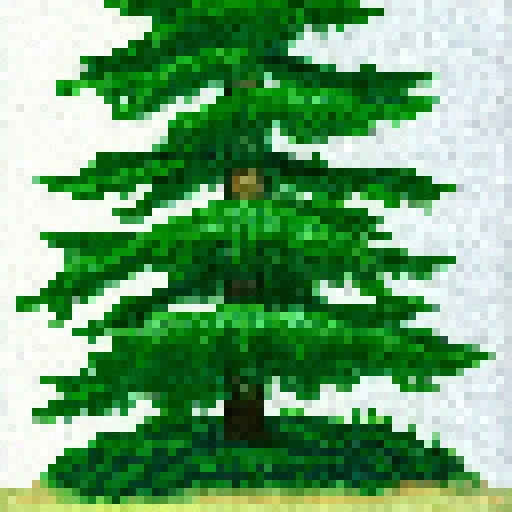
#> input picture 0.jpg, 512 x 512 px; the run also reads 1 picture not shown here
$ python conv_check.py
#> lines starting #> are read from the running program, lines starting #| are printed output that depends on the picture
### dct.py


# import cv2
# import numpy as np
from math import cos,pi

# [53 lines of commented-out code are left out]


def cust(N, i, k):
    """Базисная функция DCT-II: cos(π/N · (i + 0.5) · k)."""
    return cos((pi / N) * (i + 0.5) * k)

# ═══════════════════════════════════════════════════════════════════════════
# 1D DCT (прямое/обратное) + квантование
# ═══════════════════════════════════════════════════════════════════════════

# [19 lines left out: functions DCT, rDCT, not called in this run]

def QDCT(k, G_s, q_s):
    """Квантование: T[k] = round(G[k] / Q[k]). Тут возникают потери."""
    return round(G_s[k] / q_s[k])

def rQDCT(k, t_s, q_s):
    """Обратное квантование: G'[k] = T[k] · Q[k]."""
    return t_s[k] * q_s[k]

# [88 lines left out: functions d1ex, MDCT, rMDCT, qMDCT, rqMDCT, d2ex, not called in this run]

# ── тестовые данные 1D
q_s = [1,2,4,8,16]
o_s = [48,54,80,57,8]
#d1ex(o_s,q_s)

# ── тестовые данные 2D
o_s = [
    [12,10,14,9],
    [15,12,6,20],
    [12,21,8,14],
    [15,17,17,11]
]
q_s = [
    [1,1,1,1],
    [1,1,1,1],
    [1,1,1,1],
    [1,1,1,1],
]
q_s = [
    [1,2,9,9],
    [2,3,9,9],
    [9,9,9,9],
    [9,9,9,9]
]
#d2ex(o_s,q_s)

# ═══════════════════════════════════════════════════════════════════════════
# Цветовые преобразования RGB ↔ YCbCr (BT.601)
# ═══════════════════════════════════════════════════════════════════════════

def RGBtoYCbCr(P):
    """
    RGB → YCbCr (BT.601, как в JPEG).
    Возвращает [Y, Cb, Cr]; Cb/Cr сдвинуты на +128 → диапазон [0, 255].
    """
    R, G, B = P
    return list(map(round, [
         0.2990 * R + 0.5870 * G + 0.11140 * B,          # Y
        -0.1687 * R - 0.3313 * G + 0.5000 * B + 128,     # Cb
         0.5000 * R - 0.4187 * G - 0.0813 * B + 128,     # Cr
    ]))

def YCbCrtoRGB(P):
    """
    YCbCr → RGB. Клиппинг в [0, 255] (после округления может выйти за
    диапазон). ВНИМАНИЕ: ожидает порядок [Y, Cb, Cr].
    """
    Y, Cb, Cr = P
    res = list(map(round, [
        Y + 1.402 * (Cr - 128),
        Y - 0.34414 * (Cb - 128) - 0.71414 * (Cr - 128),
        Y + 1.772 * (Cb - 128),
    ]))
    for i in range(len(res)):
        if res[i] >= 256: res[i] = 255
        if res[i] <= -1:  res[i] = 0
    return res

# ═══════════════════════════════════════════════════════════════════════════
# Утилиты для работы с матрицами
# ═══════════════════════════════════════════════════════════════════════════

# [14 lines left out: functions ftr, conv_ex, not called in this run]

p_rgb = [60,60,60]
# conv_ex(p_rgb)

# ═══════════════════════════════════════════════════════════════════════════
# Субдискретизация хромы 4:2:0
# ═══════════════════════════════════════════════════════════════════════════


#for given matrix in YCbCr pixel format output tree matrix with Y matrix Cb matrix,Cr matrix
def subsampl_4_2_0(YCbCr_2d_img):
    """
    Из H×W×3 YCbCr-изображения получает три канала:
      * Y  — H×W        (без потерь, глаз к яркости чувствителен);
      * Cb — H/2 × W/2  (усреднение по 2×2);
      * Cr — H/2 × W/2  (усреднение по 2×2).

    ВНИМАНИЕ: имена каналов вводят в заблуждение. Ожидается вход в порядке
    OpenCV YCrCb, т.е. index 1 = Cr, index 2 = Cb. Поэтому переменная
    "Cb_m" фактически хранит Cr, а "Cr_m" — Cb. Свап компенсируется в
    demo_image() при сборке пикселя. Знак '-0.1' у Cb (но не у Cr) — из
    оригинала, оставлен без изменений (влияет на округление .5).
    """
    M = YCbCr_2d_img
    H, W = len(M), len(M[0])

    Y_m = [[M[y][x][0] for x in range(W)] for y in range(H)]

    Cb_m = [[round(sum([
        M[y    ][x    ][1], M[y - 1][x    ][1],
        M[y    ][x - 1][1], M[y - 1][x - 1][1],
    ]) / 4 - 0.1) for x in range(1, W, 2)] for y in range(1, H, 2)]

    Cr_m = [[round(sum([
        M[y    ][x    ][2], M[y - 1][x    ][2],
        M[y    ][x - 1][2], M[y - 1][x - 1][2],
    ]) / 4) for x in range(1, W, 2)] for y in range(1, H, 2)]

    return [Y_m, Cb_m, Cr_m]

# ── большой тестовый YCbCr-массив (из оригинала;для
#    ручного тестирования subsampl_4_2_0) ──
o_s = [
    [
        [
            60,60,60
        ],
        [
            60,60,60
        ],
        [
            60,60,60
        ],
        [
            1,1,1
        ]
    ],
    [
        [
            1,1,1
        ],
        [
            60,1,60
        ],
        [
            40,1,40
        ],
        [
            60,1,60
        ]
    ],
    [
        [
            1,1,1
        ],
        [
            1,1,1
        ],
        [
            1,1,1
        ],
        [
            1,1,1
        ]
    ],
    [
        [
            1,1,1
        ],
        [
            1,1,1
        ],
        [
            1,1,1
        ],
        [
            1,1,1
        ]
    ],
]

# ═══════════════════════════════════════════════════════════════════════════
# Точка входа
# ═══════════════════════════════════════════════════════════════════════════

# [39 lines that do not run on import are left out]

### conv_check.py
"""
pip install opencv-python
"""
import cv2
import numpy as np

jim = cv2.imread("0.jpg")
#> jim is the input picture: shape (512, 512, 3); mean B, G, R 112.8, 162.2, 108.6
im = cv2.imread("0.png")
# Use this to if you read png image
im = cv2.cvtColor(im,cv2.COLOR_BGRA2RGB)
# Use this to if you read jpg image
jim = cv2.cvtColor(im,cv2.COLOR_BGR2YCrCb)
#> jim: shape (512, 512, 3); mean of channels 0, 1, 2 141.3, 107.6, 109.6

from dct import *

print("conv_check")
print("ORGB",list(im[0,0]))
#| ORGB [244, 251, 243]
print("CRGB",YCbCrtoRGB(list(jim[0,0])))
#> in YCbCrtoRGB, `Y, Cb, Cr = P`: Y = 248; Cb = 124; Cr = 126
#> in YCbCrtoRGB, `res = list(map(round, [ Y + 1.402 * (Cr - 128), Y - 0.34414 * (Cb - 12..`: res = [245, 251, 241]
#> the loop in YCbCrtoRGB, `for i in range(len(res)):` made 3 passes
#| CRGB [245, 251, 241]
print("OYCbCr",list(jim[0,0]))
#| OYCbCr [248, 124, 126]
print("CYCbCr",RGBtoYCbCr(list(im[0,0])))
#> in RGBtoYCbCr, `R, G, B = P`: R = 244; G = 251; B = 243
#| CYCbCr [247, 125, 125]


ty,tx = 0,150
#> ty = 0; tx = 150

ojim = jim
oim = im
jim = jim.tolist()
#> jim = 512 items
YCbCr = subsampl_4_2_0(jim)
#> in subsampl_4_2_0, `H, W = len(M), len(M[0])`: H = 512
#> in subsampl_4_2_0, `Y_m = [[M[y][x][0] for x in range(W)] for y in range(H)]`: Y_m = 512 items
#> in subsampl_4_2_0, `Cb_m = [[round(sum([ M[y    ][x    ][1], M[y - 1][x    ][1], M[y    ][..`: Cb_m = 256 items
#> YCbCr = 3 items


jim = [[
    [
        YCbCr[0][i][k],
        YCbCr[2][round((i/2)-0.1)][round((k/2)-0.1)],
        YCbCr[1][round((i/2)-0.1)][round((k/2)-0.1)]
        ]
    for k in range(len(YCbCr[0][0]))]for i in range(len(YCbCr[0]))]

y1,y2=0,511
x1,x2=0,511
for i in range(y1,y2):
    for k in range(x1,x2):
        im[i,k] = np.array(YCbCrtoRGB(jim[i][k]))
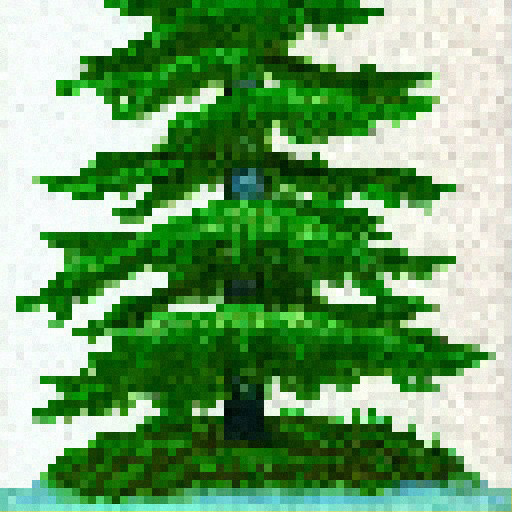
#> im: shape (512, 512, 3); mean R, G, B 112.8, 162.3, 108.6


print("YCbCr after subs ",jim[0][7])
#| YCbCr after subs  [253, 126, 125]
print("RGB after subs",YCbCrtoRGB(jim[ty][tx]))
#| RGB after subs [1, 80, 0]
print("origin YCbCr",ojim[ty,tx])
#| origin YCbCr [ 47  95 102]
print("origin RGB",oim[ty,tx])
#| origin RGB [ 1 80  0]


img = np.array(im[y1:y2,x1:x2], np.uint8)
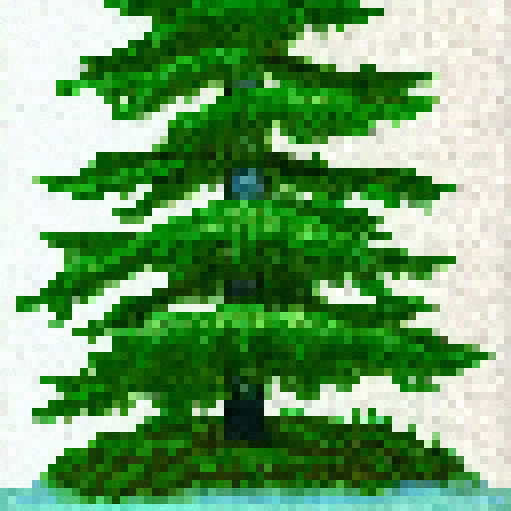
#> img: shape (511, 511, 3); mean R, G, B 112.4, 162.1, 108.3
cv2.imwrite('output_image.jpg', img,)
